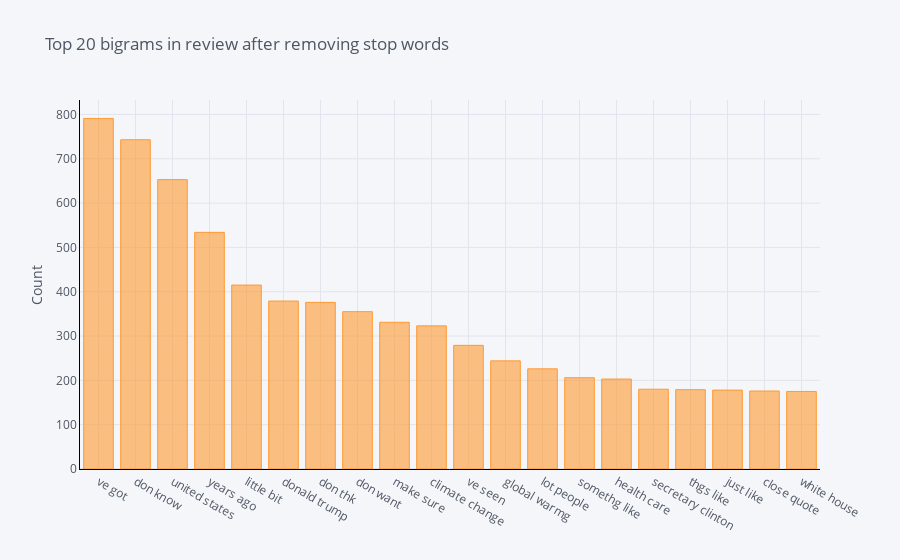

Source (notebook cell):
### Markdown cell above
## The distribution of top bigrams after removing stop words

### Code cell
def get_top_n_bigram(corpus, n=None):
    vec = CountVectorizer(ngram_range=(2, 2), stop_words='english').fit(corpus)
    bag_of_words = vec.transform(corpus)
    sum_words = bag_of_words.sum(axis=0) 
    words_freq = [(word, sum_words[0, idx]) for word, idx in vec.vocabulary_.items()]
    words_freq =sorted(words_freq, key = lambda x: x[1], reverse=True)
    return words_freq[:n]
common_words = get_top_n_bigram(df['text'], 20)
df4 = pd.DataFrame(common_words, columns = ['text' , 'count'])
df4
df4.groupby('text').sum()['count'].sort_values(ascending=False).iplot(
    kind='bar', yTitle='Count', linecolor='black', title='Top 20 bigrams in review after removing stop words')

### Figure 1 — Plotly figure (JSON) as saved in the notebook; plotly's stock layout.template omitted (floating-point values rounded to 4 significant figures)
{"data": [{"marker": {"color": "rgba(255, 153, 51, 0.6)", "line": {"color": "rgba(255, 153, 51, 1.0)", "width": 1}}, "name": "count", "orientation": "v", "text": "", "type": "bar", "x": ["ve got", "don know", "united states", "years ago", "little bit", "donald trump", "don thk", "don want", "make sure", "climate change", "ve seen", "global warmg", "lot people", "somethg like", "health care", "secretary clinton", "thgs like", "just like", "close quote", "white house"], "y": [791, 743, 653, 534, 415, 379, 376, 355, 331, 323, 279, 244, 226, 206, 203, 180, 179, 178, 176, 175]}], "layout": {"legend": {"bgcolor": "#F5F6F9", "font": {"color": "#4D5663"}}, "paper_bgcolor": "#F5F6F9", "plot_bgcolor": "#F5F6F9", "title": {"font": {"color": "#4D5663"}, "text": "Top 20 bigrams in review after removing stop words"}, "xaxis": {"gridcolor": "#E1E5ED", "linecolor": "black", "showgrid": true, "tickfont": {"color": "#4D5663"}, "title": {"font": {"color": "#4D5663"}, "text": ""}, "zerolinecolor": "#E1E5ED"}, "yaxis": {"gridcolor": "#E1E5ED", "linecolor": "black", "showgrid": true, "tickfont": {"color": "#4D5663"}, "title": {"font": {"color": "#4D5663"}, "text": "Count"}, "zerolinecolor": "#E1E5ED"}}}
